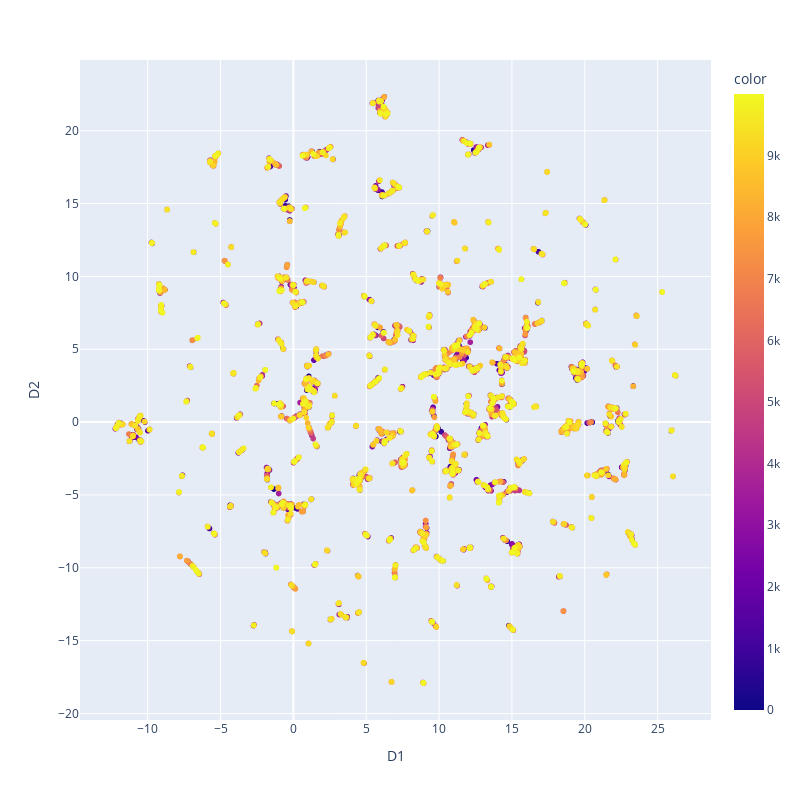

Source (notebook cell):
### Code cell
import plotly.express as px
df = DT
fig = px.scatter(df, x='D1', y='D2', color= np.arange(embedding.shape[0]),width=800, height=800, hover_data=["punk_index"])
fig.show()
fig.write_html("CryptoPunks_UMAP.html")

### Figure 1 — Plotly figure (JSON) as saved in the notebook; plotly's stock layout.template omitted (floating-point values rounded to 4 significant figures; data arrays with more than 128 entries replaced by an {"elided": "..."} marker saying what was removed)
{"data": [{"customdata": {"elided": "10000x1 str values"}, "hovertemplate": "D1=%{x}<br>D2=%{y}<br>punk_index=%{customdata[0]}<br>color=%{marker.color}<extra></extra>", "legendgroup": "", "marker": {"color": {"elided": "10000 int values"}, "coloraxis": "coloraxis", "symbol": "circle"}, "mode": "markers", "name": "", "showlegend": false, "type": "scattergl", "x": {"elided": "10000 float values"}, "xaxis": "x", "y": {"elided": "10000 float values"}, "yaxis": "y"}], "layout": {"coloraxis": {"colorbar": {"title": {"text": "color"}}, "colorscale": [[0, "#0d0887"], [0.1111, "#46039f"], [0.2222, "#7201a8"], [0.3333, "#9c179e"], [0.4444, "#bd3786"], [0.5556, "#d8576b"], [0.6667, "#ed7953"], [0.7778, "#fb9f3a"], [0.8889, "#fdca26"], [1, "#f0f921"]]}, "height": 800, "legend": {"tracegroupgap": 0}, "margin": {"t": 60}, "width": 800, "xaxis": {"anchor": "y", "domain": [0, 1], "title": {"text": "D1"}}, "yaxis": {"anchor": "x", "domain": [0, 1], "title": {"text": "D2"}}}}
